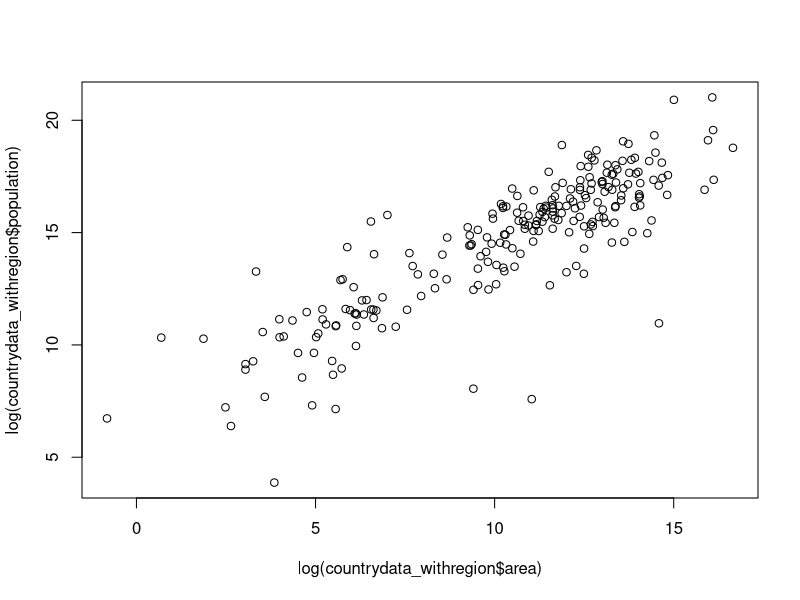
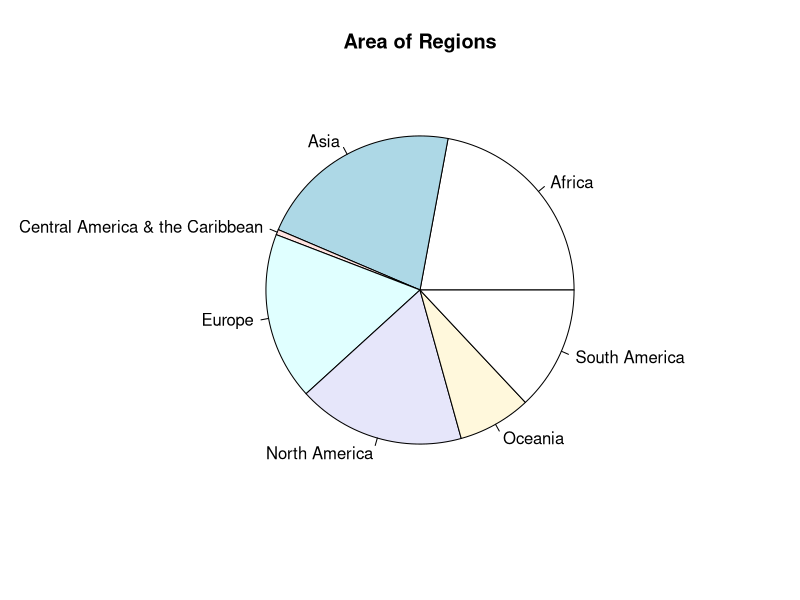
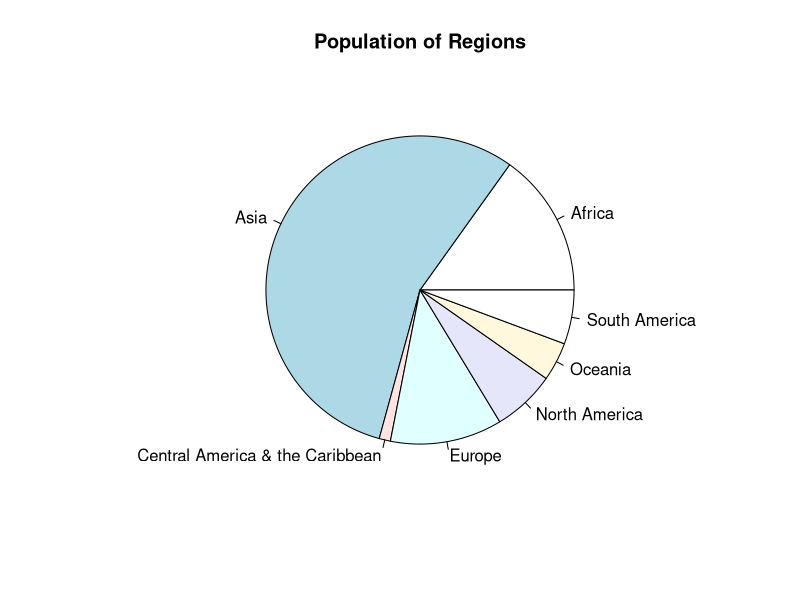
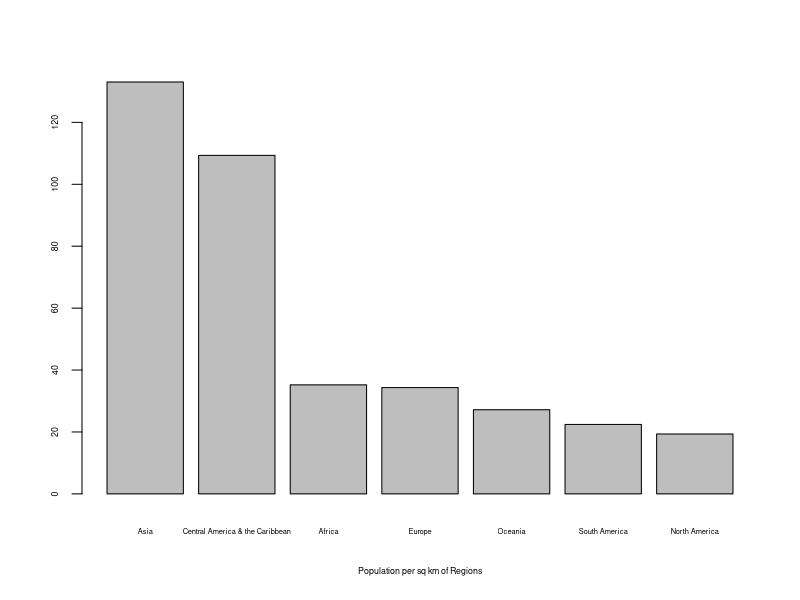

R code for these plots, in order:
## ---- chunk 1
knitr::opts_chunk$set(echo = TRUE)
## ---- chunk 2
setwd("C:\\UM\\Courses\\SI\\SI618\\HW\\HW1")
countrydata_withregion<-read.table("countrydata_withregion.tsv",quote = "\"",head=TRUE,sep="\t")
head(countrydata_withregion,15)
## ---- chunk 3
plot(log(countrydata_withregion$area),log(countrydata_withregion$population))
## ---- chunk 4
area_region<-aggregate(countrydata_withregion$area,by=list(countrydata_withregion$region),FUN=sum)
countrydata_withregion$population<-as.numeric(countrydata_withregion$population)
popu_region<-aggregate(countrydata_withregion$population,by=list(countrydata_withregion$region),FUN=sum)
pie(area_region$x,labels=area_region$Group.1,main = "Area of Regions")
pie(popu_region$x,labels=area_region$Group.1,main = "Population of Regions")
## ---- chunk 5
popu_area<-popu_region$x/area_region$x
df_popu_area<-data.frame(popu_region$Group.1,popu_area)
df_ordered<-df_popu_area[order(df_popu_area$popu_area,decreasing = TRUE),]
barplot(df_ordered$popu_area,names.arg = df_ordered$popu_region.Group.1,xlab = "Population per sq km of Regions",cex.names = 0.45,cex.axis = 0.53,cex.lab=0.53)
